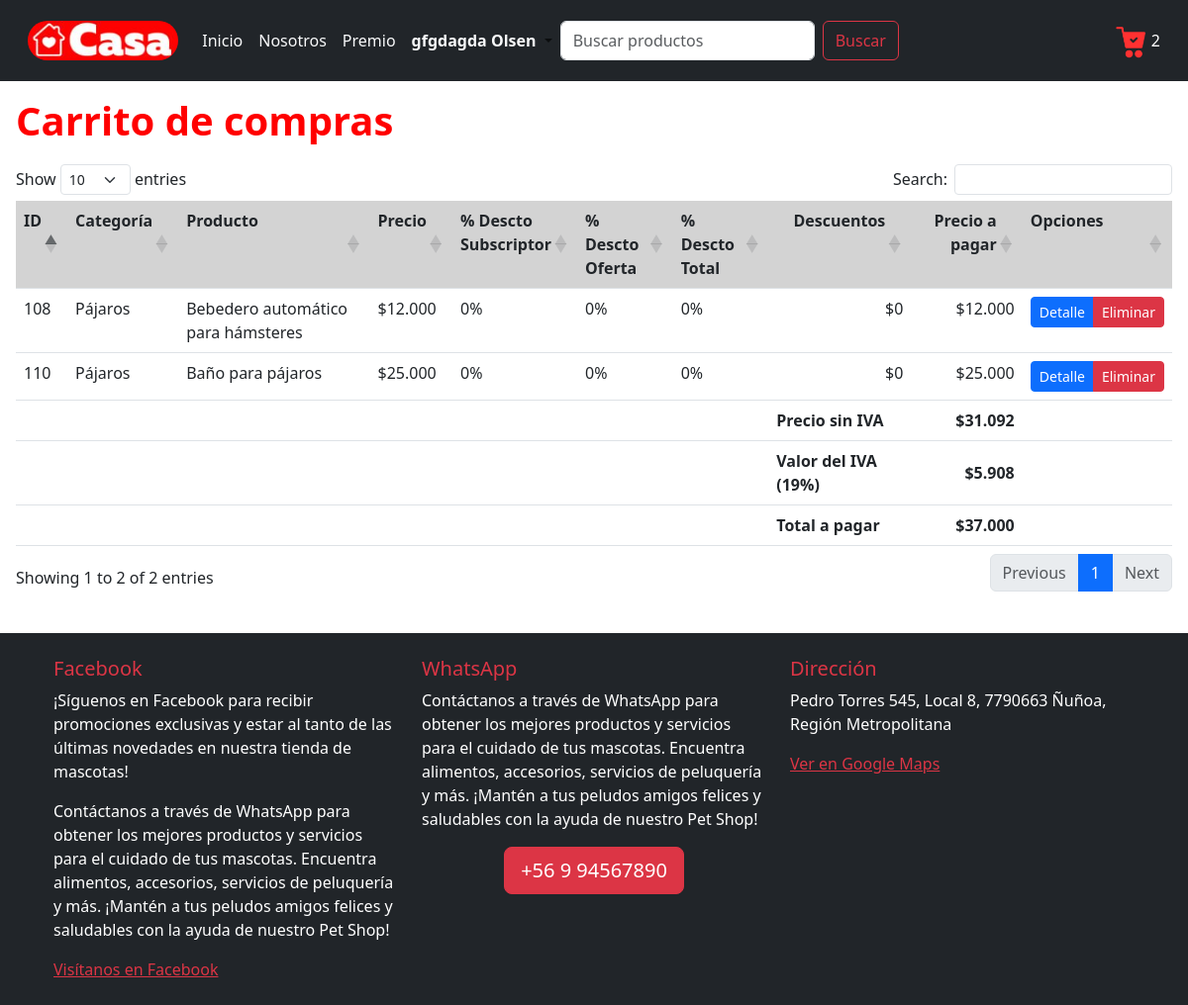
/carrito (signed in), run on the app's committed database.
### core/models.py (models this page shows, shortened)
class Carrito(models.Model):
    cliente = models.ForeignKey(Perfil, on_delete=models.DO_NOTHING)
    producto = models.ForeignKey(Producto, on_delete=models.DO_NOTHING)
    precio = models.IntegerField(blank=False, null=False, verbose_name='Precio')
    descuento_subscriptor = models.IntegerField(
        validators=[MinValueValidator(0), MaxValueValidator(100)],
        blank=False,
        null=False,
        verbose_name='Descto subs'
    )
    descuento_oferta = models.IntegerField(
        validators=[MinValueValidator(0), MaxValueValidator(100)],
        blank=False,
        null=False,
        verbose_name='Descto oferta'
    )
    descuento_total = models.IntegerField(
        validators=[MinValueValidator(0), MaxValueValidator(100)],
        blank=False,
        null=False,
        verbose_name='Descto total'
    )
    descuentos = models.IntegerField(blank=False, null=False, verbose_name='Descuentos')
    precio_a_pagar = models.IntegerField(blank=False, null=False, verbose_name='Precio a pagar')
    class Meta:
        db_table = 'Carrito'
        verbose_name = "Carrito de compras"
        verbose_name_plural = "Carritos de compras"
        ordering = ['cliente', 'producto']

class Producto(models.Model):
    categoria = models.ForeignKey(Categoria, on_delete=models.DO_NOTHING, verbose_name='Categoría')
    nombre = models.CharField(max_length=100, blank=False, null=False, verbose_name='Nombre producto')
    descripcion = models.CharField(max_length=400, blank=False, null=False, verbose_name='Descripción')
    precio = models.IntegerField(blank=False, null=False, verbose_name='Precio')
    descuento_subscriptor = models.IntegerField(
        validators=[MinValueValidator(0), MaxValueValidator(100)],
        blank=False,
        null=False,
        verbose_name='% Descuento subscriptor'
    )
    descuento_oferta = models.IntegerField(
        validators=[MinValueValidator(0), MaxValueValidator(100)],
        blank=False,
        null=False,
        verbose_name='% Descuento oferta'
    )
    imagen = models.ImageField(upload_to='productos/', blank=False, null=False, verbose_name='Imagen')
    class Meta:
        db_table = 'Producto'
        verbose_name = "Producto"
        verbose_name_plural = "Productos"
        ordering = ['categoria', 'nombre']

class Categoria(models.Model):
    nombre = models.CharField(max_length=100, blank=False, null=False, verbose_name='Nombre categoría')
    class Meta:
        db_table = 'Categoria'
        verbose_name = "Categoría de producto"
        verbose_name_plural = "Categorías de productos"
        ordering = ['nombre']

### core/views.py (the view)
# urls.py: path('carrito', carrito, name='carrito'),
def carrito(request):
    detalle_carrito = Carrito.objects.filter(cliente=request.user.perfil)
    total_a_pagar = 0
    for item in detalle_carrito:
        total_a_pagar += item.precio_a_pagar
    monto_sin_iva = int(round(total_a_pagar / 1.19))
    iva = total_a_pagar - monto_sin_iva
    context = {
        'detalle_carrito': detalle_carrito,
        'monto_sin_iva': monto_sin_iva,
        'iva': iva,
        'total_a_pagar': total_a_pagar,
    }
    return render(request, 'core/carrito.html', context)

### core/context_processors.py (called while the page is built)
def registrar_carrito(request):
    mostrar_carrito = False
    cantidad_productos = 0
    if request.user.is_authenticated:
        if request.user.perfil.tipo_usuario == 'Cliente':
            cantidad_productos = Carrito.objects.filter(cliente=request.user.perfil).count()
            mostrar_carrito = cantidad_productos > 0
    return {
        'mostrar_carrito': mostrar_carrito,
        'cantidad_productos': cantidad_productos,
    }

def carrito_variables(request):
    if request.user.is_authenticated and hasattr(request.user, 'perfil') and request.user.perfil.tipo_usuario == 'Cliente':
        detalle_carrito = Carrito.objects.filter(cliente=request.user.perfil)
        total_a_pagar = 0
        for item in detalle_carrito:
            total_a_pagar += item.precio_a_pagar
        monto_sin_iva = int(round(total_a_pagar / 1.19))
        iva = total_a_pagar - monto_sin_iva
        return {
            'detalle_carrito': detalle_carrito,
            'monto_sin_iva': monto_sin_iva,
            'iva': iva,
            'total_a_pagar': total_a_pagar,
        }
    return {}

### core/templatetags/custom_filters.py (called while the page is built)
@register.filter
def formatear_dinero(value):
    value = round(value)
    value = f'${value:,}'
    value = value.replace(',', '.')
    return value

@register.filter
def formatear_porcentaje(value):
    return f'{value}%'

### core/templates/core/carrito.html
{% extends 'core/base.html' %}
{% load static %}
{% load custom_filters %}
{% block content %}
    <h1> Carrito de compras </h1>
    <table id="tabla-principal" class="table table-hover">
        <thead>
            <tr>
                <th> ID </th>
                <th> Categoría </th>
                <th> Producto </th>
                <th> Precio </th>
                <th> % Descto <br> Subscriptor </th>
                <th> % Descto <br> Oferta </th>
                <th> % Descto <br> Total </th>
                <th class="text-end"> Descuentos </th>
                <th class="text-end"> Precio a pagar </th>
                <th> Opciones </th>
            </tr>
        </thead>
        <tbody>
            {% for item in detalle_carrito %}
                <tr>
                    <td> {{ item.id }} </td>
                    <td> {{ item.producto.categoria.nombre }} </td>
                    <td> {{ item.producto.nombre }} </td>
                    <td> {{ item.precio|formatear_dinero }} </td>
                    <td> {{ item.descuento_subscriptor|formatear_porcentaje }} </td>
                    <td> {{ item.descuento_oferta|formatear_porcentaje }} </td>
                    <td> {{ item.descuento_total|formatear_porcentaje }} </td>
                    <td class="text-end"> {{ item.descuentos|formatear_dinero }} </td>
                    <td class="text-end"> {{ item.precio_a_pagar|formatear_dinero }} </td>
                    <td>
                        <div class="btn-group">
                            <a href="{% url 'ficha' item.producto.id %}" class="btn btn-sm btn-primary"> Detalle </a>
                            <a href="{% url 'eliminar_producto_en_carrito' item.id %}" class="btn btn-sm btn-danger"> Eliminar </a>
                        </div>
                    </td>
                </tr>
            {% endfor %}
        <tfoot>
            <tr>
                <td></td>
                <td></td>
                <td></td>
                <td></td>
                <td></td>
                <td></td>
                <td></td>
                <td class="fw-bold"> Precio sin IVA </td>
                <td class="fw-bold text-end"> {{ monto_sin_iva|formatear_dinero }} </td>
                <td></td>
            </tr>
            <tr>
                <td></td>
                <td></td>
                <td></td>
                <td></td>
                <td></td>
                <td></td>
                <td></td>
                <td class="fw-bold"> Valor del IVA (19%) </td>
                <td class="fw-bold text-end"> {{ iva|formatear_dinero }} </td>
                <td></td>
            </tr>
            <tr>
                <td></td>
                <td></td>
                <td></td>
                <td></td>
                <td></td>
                <td></td>
                <td></td>
                <td class="fw-bold"> Total a pagar </td>
                <td class="fw-bold text-end"> {{ total_a_pagar|formatear_dinero }} </td>
                <td></td>
            </tr>
        </tfoot>
        </tbody>
    </table>
{% endblock content %}

### core/templates/core/base.html (shortened to what this page needs)
{% load static %}
{% load custom_filters %}
<!DOCTYPE html>
<html lang="es">
<head>
    <link rel="stylesheet" href="{% static 'core/css/style-carrito.css' %}" />
    <link rel="stylesheet" href="{% static 'core/css/base.css' %}">
    <link href="https://cdn.jsdelivr.net/npm/bootstrap@5.3.0/dist/css/bootstrap.min.css" rel="stylesheet">
    <link href="https://cdn.datatables.net/1.13.4/css/dataTables.bootstrap5.min.css" rel="stylesheet">
    <link href="{% static 'core/css/base.css'%}" rel="stylesheet">
</head>
<body>
    {% block navbar %}
      <nav class="navbar navbar-expand-lg text-bg-dark p-3">
        <div class="container-fluid">
          <a class="navbar-brand" href="{% url 'index' %}">
            <img class="rounded-pill" src="{% static 'core/images/logo.jpg' %}" style="height: 40px;;" alt="logo">
          </a>
          <div class="collapse navbar-collapse" id="navbarSupportedContent">
            <ul class="navbar-nav me-auto mb-2 mb-lg-0">
              <li class="nav-item">
                <a class="nav-link active text-light" aria-current="page" href="{% url 'index' %}">Inicio</a>
              </li>
              <li class="nav-item">
                <a class="nav-link text-light text-light" aria-current="page" href="{% url 'nosotros' %}"> Nosotros </a>
              </li>
              <li class="nav-item">
                <a class="nav-link text-light text-light" aria-current="page" href="{% url 'api' %}"> Premio </a>
              </li>
              {% if user.is_authenticated %}
                <li class="nav-item dropdown">
                  <a class="nav-link dropdown-toggle" href="#" role="button" data-bs-toggle="dropdown"
                      aria-expanded="false" href="{% url 'ingresar' %}">
                    {% if user.is_superuser %}
                      <span class="text-danger fw-bold">
                    {% elif user.is_staff %}
                      <span class="text-warning fw-bold">
                    {% else %}
                      <span class="text-light fw-bold">
                    {% endif %}
                      {{ user.first_name }} {{ user.last_name }}
                    </span>
                  </a>
                </li>
              {% endif %}
              <form method="post" action="{% url 'index' %}" class="d-flex" role="search">
                <input class="form-control me-2" type="search" placeholder="Buscar productos"
                    aria-label="Search" id="buscar" id="buscar" name="buscar">
                <button class="btn btn-outline-danger" type="submit"> Buscar </button>
              </form>
            </ul>
            <div>
            <div>
              {% if mostrar_carrito %}
                  <div class="carrito-wrapper d-flex float-end mt-1">
                    <div id="carritoNav">
                    <img src="{% static 'core/images/carritos.png' %}" width="32px">
                    {{ cantidad_productos }}
                  </div>
                </div>
              {% endif %}
            </div>
            </div>
          </div>
        </div>
      </nav>
    {% endblock navbar %}
    <div class="content m-3">
        {% block content %}
        {% endblock content %}
    </div>
    <br>
    <footer>
        <footer class="bg-dark text-white text-center text-lg-start">
          <div class="container p-4">
            <div class="row">
              <div class="col-lg-4 col-md-6 mb-4 mb-md-0">
                <h5 class="text-danger">Facebook</h5>
                <p>¡Síguenos en Facebook para recibir promociones exclusivas y estar al tanto de las últimas novedades en nuestra tienda de mascotas! </p>
                <p>Contáctanos a través de WhatsApp para obtener los mejores productos y servicios para el cuidado de tus mascotas. Encuentra alimentos, accesorios, servicios de peluquería y más. ¡Mantén a tus peludos amigos felices y saludables con la ayuda de nuestro Pet Shop!</p>
                <a href="https://www.facebook.com/TuTiendaDeMascotas" target="_blank" rel="noopener noreferrer" class="text-danger">Visítanos en Facebook</a>
              </div>
              <div class="col-lg-4 col-md-6 mb-4 mb-md-0">
                <h5 class="text-danger">WhatsApp</h5>
                <p class="font-size-lg">Contáctanos a través de WhatsApp para obtener los mejores productos y servicios para el cuidado de tus mascotas. Encuentra alimentos, accesorios, servicios de peluquería y más. ¡Mantén a tus peludos amigos felices y saludables con la ayuda de nuestro Pet Shop!</p>
                <div class="d-flex justify-content-center">
                  <a href="https://web.whatsapp.com/" class="btn btn-danger btn-lg font-weight-bold" target="_blank">+56 9 94567890</a>
                </div>
              </div>
              <div class="col-lg-4 col-md-12 mb-4 mb-md-0">
                <h5 class="text-danger">Dirección</h5>
                <p>Pedro Torres 545, Local 8, 7790663 Ñuñoa, Región Metropolitana</p>
                <a href="https://www.google.com/maps?q=Pedro+Torres+545,+Local+8,+7790663+Ñuñoa,+Región+Metropolitana" target="_blank" rel="noopener noreferrer" class="text-danger">Ver en Google Maps</a>
              </div>
            </div>
          </div>
        </footer>
    </footer>
</body>
</html>

### core/static/core/css/style-carrito.css (style rules this page uses)
.carrito-wrapper { position: relative; }
#carritoNav { cursor: pointer; }

### core/static/core/css/base.css (style rules this page uses)
h1 { color: red !important; font-weight: bolder; margin-bottom: 20px; }
th { vertical-align: top; background-color: lightgray !important; }

### data on the page
Carrito: id "110", producto.categoria.nombre "Pájaros", producto.nombre "Baño para pájaros", precio "$25.000", descuento_subscriptor "0%", descuento_oferta "0%", descuento_total "0%", descuentos "$0", precio_a_pagar "$25.000"
Carrito: id "108", producto.categoria.nombre "Pájaros", producto.nombre "Bebedero automático para hámsteres", precio "$12.000", descuento_subscriptor "0%", descuento_oferta "0%", descuento_total "0%", descuentos "$0", precio_a_pagar "$12.000"

### other printed values
{{ user.first_name }} "gfgdagda"
{{ user.last_name }} "Olsen"
{{ cantidad_productos }} "2"
{{ monto_sin_iva|formatear_dinero }} "$31.092"
{{ iva|formatear_dinero }} "$5.908"
{{ total_a_pagar|formatear_dinero }} "$37.000"
